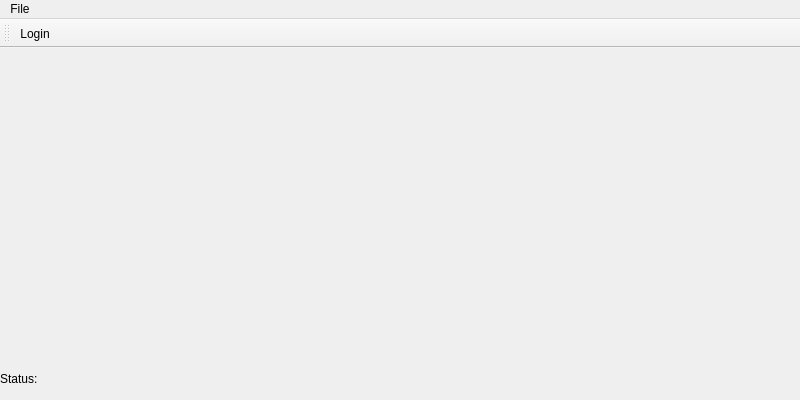
<?xml version="1.0" encoding="UTF-8"?>
<ui version="4.0">
 <class>MainWindow</class>
 <widget class="QMainWindow" name="MainWindow">
  <property name="geometry">
   <rect>
    <x>0</x>
    <y>0</y>
    <width>800</width>
    <height>400</height>
   </rect>
  </property>
  <property name="windowTitle">
   <string>PayTERM</string>
  </property>
  <widget class="QWidget" name="centralWidget">
   <widget class="QLabel" name="Status_Label">
    <property name="geometry">
     <rect>
      <x>0</x>
      <y>320</y>
      <width>181</width>
      <height>21</height>
     </rect>
    </property>
    <property name="text">
     <string>Status: </string>
    </property>
   </widget>
  </widget>
  <widget class="QMenuBar" name="menuBar">
   <property name="geometry">
    <rect>
     <x>0</x>
     <y>0</y>
     <width>800</width>
     <height>25</height>
    </rect>
   </property>
   <widget class="QMenu" name="menuFile">
    <property name="title">
     <string>File</string>
    </property>
    <addaction name="actionLogin"/>
   </widget>
   <addaction name="menuFile"/>
  </widget>
  <widget class="QToolBar" name="mainToolBar">
   <attribute name="toolBarArea">
    <enum>TopToolBarArea</enum>
   </attribute>
   <attribute name="toolBarBreak">
    <bool>false</bool>
   </attribute>
   <addaction name="actionLogin"/>
  </widget>
  <action name="actionLogin">
   <property name="text">
    <string>Login</string>
   </property>
  </action>
 </widget>
 <layoutdefault spacing="6" margin="11"/>
 <resources/>
 <connections/>
</ui>
